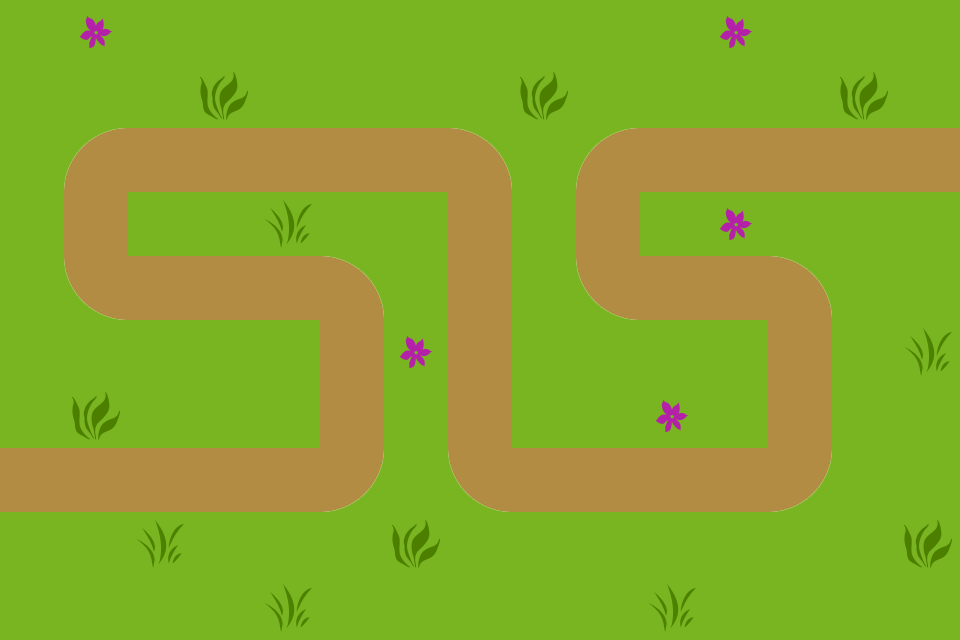

A 2D game scene composited from a Tiled map and its tileset images. What follows is a short description and the map's XML, with each tile layer's data collapsed to a summary:
An orthogonal 15x10 tile map with 64x64 px tiles, 1 tile layer (bg) and 72 objects (1, 2, 3, 4, 5, ...).

<map version="1.0" orientation="orthogonal" width="15" height="10" tilewidth="64" tileheight="64">
 <tileset firstgid="1" name="bg1" tilewidth="64" tileheight="64">
  <image source="bg1.png" width="192" height="192" />
 </tileset>
 <layer name="bg" width="15" height="10">
  <data>[150 cells, 150 non-empty, 9 distinct tile ids]</data>
 </layer>
 <objectgroup name="path" width="15" height="10">
  <object name="1" x="32" y="480" />
  <object name="2" x="352" y="480" />
  <object name="3" x="352" y="288" />
  <object name="4" x="96" y="288" />
  <object name="5" x="96" y="160" />
  <object name="6" x="480" y="160" />
  <object name="7" x="480" y="480" />
  <object name="8" x="800" y="480" />
  <object name="9" x="800" y="288" />
  <object name="10" x="608" y="288" />
  <object name="11" x="608" y="160" />
  <object name="12" x="960" y="160" />
 </objectgroup>
 <objectgroup name="disorder" width="15" height="10">
  <object x="96" y="32" />
  <object x="96" y="416" />
  <object x="224" y="96" />
  <object x="160" y="544" />
  <object x="288" y="608" />
  <object x="416" y="544" />
  <object x="288" y="224" />
  <object x="544" y="96" />
  <object x="736" y="32" />
  <object x="864" y="96" />
  <object x="736" y="224" />
  <object x="672" y="416" />
  <object x="672" y="608" />
  <object x="928" y="544" />
  <object x="928" y="352" />
  <object x="416" y="352" />
  <object x="34" y="474">
   <ellipse />
  </object>
  <object x="92" y="474">
   <ellipse />
  </object>
  <object x="176" y="482">
   <ellipse />
  </object>
  <object x="222" y="480">
   <ellipse />
  </object>
  <object x="276" y="484">
   <ellipse />
  </object>
  <object x="356" y="478">
   <ellipse />
  </object>
  <object x="350" y="420">
   <ellipse />
  </object>
  <object x="344" y="356">
   <ellipse />
  </object>
  <object x="344" y="284">
   <ellipse />
  </object>
  <object x="272" y="276">
   <ellipse />
  </object>
  <object x="212" y="286">
   <ellipse />
  </object>
  <object x="150" y="280">
   <ellipse />
  </object>
  <object x="90" y="272">
   <ellipse />
  </object>
  <object x="94" y="218">
   <ellipse />
  </object>
  <object x="104" y="170">
   <ellipse />
  </object>
  <object x="154" y="156">
   <ellipse />
  </object>
  <object x="208" y="160">
   <ellipse />
  </object>
  <object x="284" y="164">
   <ellipse />
  </object>
  <object x="346" y="160">
   <ellipse />
  </object>
  <object x="404" y="158">
   <ellipse />
  </object>
  <object x="476" y="164">
   <ellipse />
  </object>
  <object x="486" y="216">
   <ellipse />
  </object>
  <object x="484" y="276">
   <ellipse />
  </object>
  <object x="486" y="350">
   <ellipse />
  </object>
  <object x="478" y="416">
   <ellipse />
  </object>
  <object x="480" y="486">
   <ellipse />
  </object>
  <object x="550" y="484">
   <ellipse />
  </object>
  <object x="598" y="476">
   <ellipse />
  </object>
  <object x="668" y="480">
   <ellipse />
  </object>
  <object x="744" y="482">
   <ellipse />
  </object>
  <object x="810" y="474">
   <ellipse />
  </object>
  <object x="794" y="412">
   <ellipse />
  </object>
  <object x="804" y="354">
   <ellipse />
  </object>
  <object x="790" y="286">
   <ellipse />
  </object>
  <object x="730" y="282">
   <ellipse />
  </object>
  <object x="686" y="288">
   <ellipse />
  </object>
  <object x="608" y="286">
   <ellipse />
  </object>
  <object x="610" y="232">
   <ellipse />
  </object>
  <object x="616" y="164">
   <ellipse />
  </object>
  <object x="672" y="152">
   <ellipse />
  </object>
  <object x="728" y="160">
   <ellipse />
  </object>
  <object x="808" y="160">
   <ellipse />
  </object>
  <object x="870" y="162">
   <ellipse />
  </object>
  <object x="930" y="164">
   <ellipse />
  </object>
 </objectgroup>
</map>
